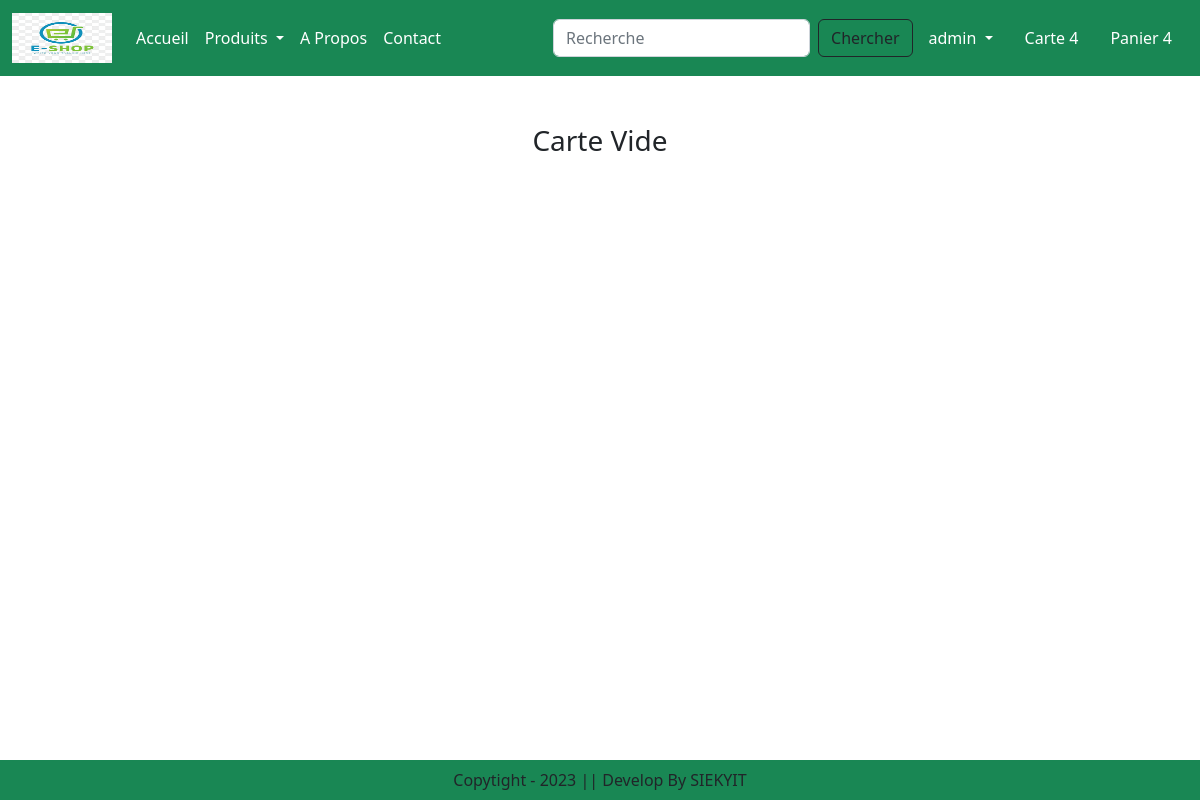
The app's page /cart/ (signed in), older data.
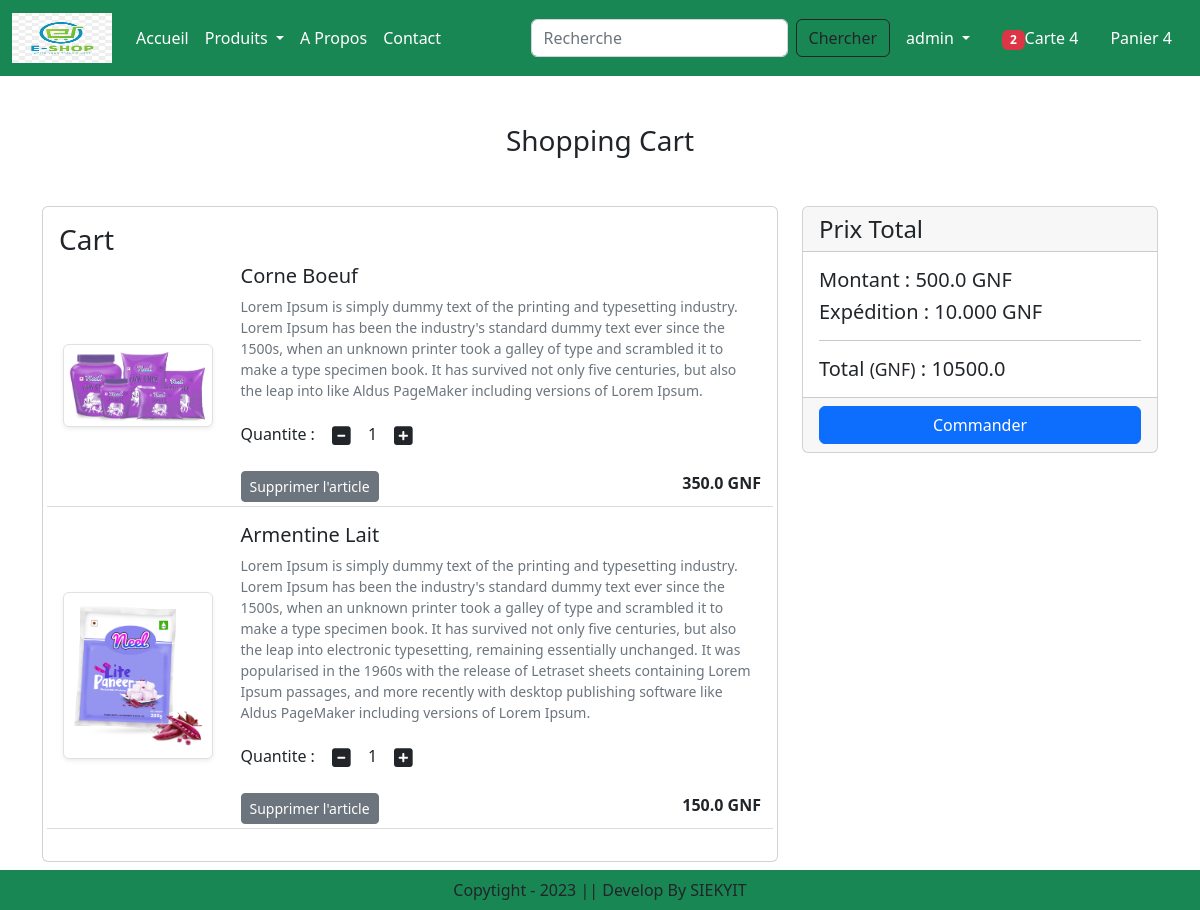
The same page, newer data.
### app/models.py (models this page shows, shortened)
class Cart(models.Model):
    user = models.ForeignKey(User, on_delete=models.CASCADE)
    product = models.ForeignKey(Product, on_delete=models.CASCADE)
    quantity = models.PositiveIntegerField(default=1)

class Product(models.Model):
    title = models.CharField(max_length=100)
    selling_price = models.FloatField()
    discounted_price = models.FloatField()
    description = models.TextField()
    composition = models.TextField(default='')
    prodapp= models.TextField(default='')
    category = models.CharField(choices=CATEGORY_CHOICES, max_length=2)
    product_image = models.ImageField(upload_to='product')

### app/views.py (the view)
# urls.py: path('cart/', views.show_cart, name="showcart"),
@login_required
def show_cart(request):
    user = request.user
    cart = Cart.objects.filter(user=user)
    amount = 0
    for p in cart:
        value = p.quantity * p.product.discounted_price
        amount = amount + value
    totalamount = amount + 10000
    totalitem = 0
    if request.user.is_authenticated:
        totalitem = len(Cart.objects.filter(user=request.user))
    return render(request, 'app/addtocart.html', locals())

### app/templates/app/addtocart.html (shortened to what this page needs)
{% extends 'app/base.html' %}
{% load static %}
{% block main-content %}
    <div class="container my-5">
        <div class="row">
            {% if cart %}
            <h3 class="text-center mb-5">Shopping Cart</h3>
            <div class="col-sm-8">
                <div class="card">
                    <div class="card-body">
                      <h3 class="card-title">Cart</h3>
                      {% for item in cart %}
                      <div class="row">
                        <div class="col-sm-3 text-center align-self-center">
                            <img src="{{item.product.product_image.url}}" class="img-fluid img-thumbnail shadow-sm" alt="..." height="150" width="150">
                        </div>
                        <div class="col-sm-9">
                            <div class="mb-1">
                                <h5 class="">{{item.product.title}}</h5>
                                <p class="mb-2 text-muted small">{{item.product.description}}</p>
                                <div class="my-3">
                                    <label for="quantity">Quantite : </label>
                                    <a pid="{{item.product.id}}" class="minus-cart btn"><i class="fas fa-minus-square fa-lg"></i></a>
                                        <span id="quantity">{{item.quantity}}</span>
                                    <a pid="{{item.product.id}}" class="plus-cart btn"><i class="fas fa-plus-square fa-lg"></i></a>
                                </div>
                                <div class="d-flex justify-content-between">
                                    <a href="#" class="remove-cart btn btn-sm btn-secondary mr-3" pid="{{item.product.id}}">Supprimer l'article</a>
                                    <p class="mb-0"><span><strong>{{item.product.discounted_price}} GNF</strong></span></p>
                                </div>
                            </div>
                        </div>
                        <hr class="text-muted">
                      </div>
                      {% endfor %}
                    </div>
                </div>
            </div>
            <div class="col-sm-4">
                <div class="card">
                    <h4 class="card-header">Prix Total</h4>
                    <div class="card-body">
                      <h5 class="card-title">Montant : <span id="amount"> {{amount}} GNF</span></h5>
                      <h5 class="card-text">Expédition : <span > 10.000 GNF</span></h5>
                      <hr>
                      <h5 class="card-text">Total <small>(GNF)</small> : <span id="totalamount">{{totalamount}} </span></h5>
                    </div>
                    <div class="card-footer">
                        <a href="{% url 'checkout' %}" class="btn btn-primary w-100">Commander</a>
                    </div>
                </div>
            </div>
            {% else %}
                <h3 class="text-center mb-5">Carte Vide</h3>
            {% endif %}
        </div>
    </div>
{% endblock main-content %}

### app/templates/app/base.html (shortened to what this page needs)
<!DOCTYPE html>
{% load static %}
<html lang="en">
<head>
    <link href="https://cdn.jsdelivr.net/npm/bootstrap@5.2.3/dist/css/bootstrap.min.css" rel="stylesheet">
    <link rel="stylesheet" href="{% static 'app/css/owl.carousel.min.css' %}" />
    <link rel="stylesheet" href="{% static 'app/css/all.min.css' %}" />
    <link rel="stylesheet" href="{% static 'app/css/style.css' %}" />
</head>
<body>
    <nav class="navbar navbar-expand-lg navbar-dark bg-success">
        <div class="container-fluid">
          <a class="navbar-brand" href="#">
            <img src="{% static "app/images/logo.png" %}" height="50" width="100" />
          </a>
          <div class="collapse navbar-collapse" id="navbarSupportedContent">
            <ul class="navbar-nav me-auto mb-2 mb-lg-0">
              {% if request.user.is_authenticated %}
              <li class="nav-item">
                <a class="nav-link active" aria-current="page" href="/">Accueil</a>
              </li>
              <li class="nav-item dropdown">
                <a class="nav-link dropdown-toggle text-white" href="#" role="button" data-bs-toggle="dropdown" aria-expanded="false">
                  Produits
                </a>
              </li>
              <li class="nav-item">
                <a class="nav-link text-white" href="{% url 'about' %}">A Propos</a>
              </li>
              <li class="nav-item">
                <a class="nav-link text-white" href="{% url 'contact' %}">Contact</a>
              </li>
            </ul>
            <form class="d-flex" role="search" action="/search">
              <input class="form-control me-2" type="search" name="search" placeholder="Recherche" aria-label="Search">
              <button class="btn btn-outline-dark" type="submit">Chercher</button>
            </form>
          </div>
          <ul class="navbar-nav me-auto mb-2 mb-lg-0">
            <li class="nav-item dropdown mx-2">
              <a class="nav-link dropdown-toggle text-white" href="#" role="button" data-bs-toggle="dropdown" aria-expanded="false">
                {{request.user.username}}
              </a>
            </li>
            <li class="nav-item mx-2">
                <a class="nav-link text-white" href="#"><span class="badge bg-danger">{% if totalitem > 0 %} {{totalitem}} {% endif %}</span>Carte 4</a>
            </li>
            <li class="nav-item mx-2">
                <a class="nav-link text-white" href="#">Panier 4</a>
            </li>
            {% endif %}
          </ul>
        </div>
      </nav>
    {% block main-content %}{% endblock main-content %}
    <footer class="container-fluid fixed-bottom bg-success text-center p-2 mt-5">
        Copytight - 2023 || Develop By SIEKYIT
    </footer>
</body>
</html>

Row changes from the older to the newer data that the page shows:
added Cart: product.product_image (picture), product "Corne Boeuf", product.description "Lorem Ipsum is simply dummy text of the printing and typesetting industry. Lorem Ipsum has been the industry's standard dummy text ever since the 1500s, when an unknown printer took a galley of type and scrambled it to make a type specimen book. It has survived not only five centuries, but also the leap into like Aldus PageMaker including versions of Lorem Ipsum.", quantity "1", product.discounted_price "350.0"
added Cart: product.product_image (picture), product "Armentine Lait", product.description "Lorem Ipsum is simply dummy text of the printing and typesetting industry. Lorem Ipsum has been the industry's standard dummy text ever since the 1500s, when an unknown printer took a galley of type and scrambled it to make a type specimen book. It has survived not only five centuries, but also the leap into electronic typesetting, remaining essentially unchanged. It was popularised in the 1960s with the release of Letraset sheets containing Lorem Ipsum passages, and more recently with desktop publishing software like Aldus PageMaker including versions of Lorem Ipsum.", quantity "1", product.discounted_price "150.0"
Text that changed along with them:
{{ totalitem }}: (not shown) → "2"
{{ amount }}: (not shown) → "500.0"
{{ totalamount }}: (not shown) → "10500.0"
text no longer shown: "Carte Vide"
text now shown: "Shopping Cart Cart Prix Total Montant : GNF Expédition : 10.000 GNF Total (GNF) : Commander"
